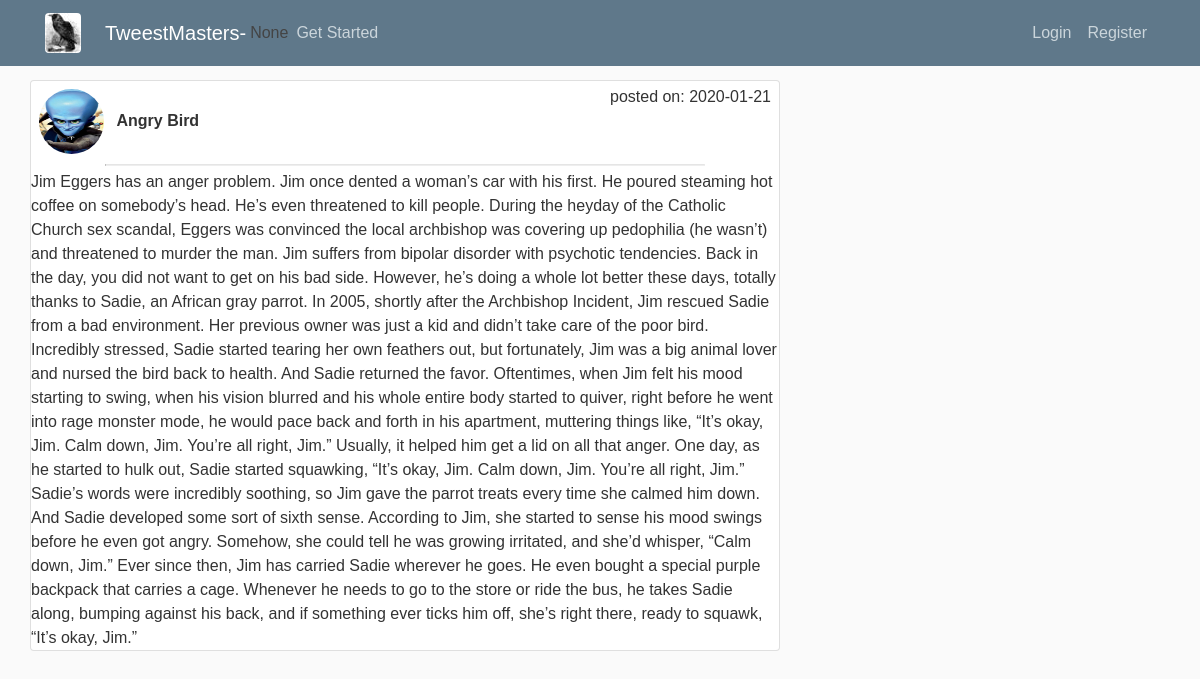
The app's page /tweest/4 with its own data.
### tweestmaster/models.py (models this page shows, shortened)
class User(db.Model, UserMixin):
    id = db.Column(db.Integer, primary_key=True)
    username = db.Column(db.String(30), nullable=False, unique=True)
    email = db.Column(db.String(100), nullable=False, unique=True)
    password = db.Column(db.String(40), nullable=False)
    image_file = db.Column(db.String(50), nullable=False, default='default.png')
    date_created = db.Column(db.DateTime, nullable=False, default=datetime.utcnow)
    reviews = db.relationship("Review", backref="review_user", lazy=True)
    tweests = db.relationship("Tweest", backref='tweest_user', lazy=True)
    articles = db.relationship("Article", backref="article_user")
    forums = db.relationship("Forum", secondary="memberships", lazy='subquery',
                             backref=db.backref("users", lazy=True))

class Tweest(db.Model, UserMixin):
    id = db.Column(db.Integer, primary_key=True)
    title = db.Column(db.String(50), nullable=False, unique=True)
    content = db.Column(db.String(1000), nullable=False, unique=True)
    date_created = db.Column(db.DateTime, nullable=False, default=datetime.utcnow)
    user_id = db.Column(db.Integer, db.ForeignKey("user.id"), nullable=False, default=1)
    forum_id = db.Column(db.Integer, db.ForeignKey("forum.id"), nullable=False, default=1)
    article_id = db.Column(db.Integer, db.ForeignKey("article.id"), nullable=False, default=1)
    sources = db.relationship("tweestsource", backref='source_tweest', lazy=True)
    reviews = db.relationship("Review", backref="review_tweest", lazy=True)

### tweestmaster/tweests/routes.py (the view)
@tweests.route("/tweest/<int:id>")
def tweest(id):
    tweest = Tweest.query.get_or_404(id) #
    tweests = Tweest.query.all()
    article_id=tweest.article_id
    reviews =tweest.reviews
    author_id = tweest.user_id
    author = User.query.filter_by(id=author_id).first()
    user_img = author.image_file
    post_date=tweest.date_created.strftime("%Y-%m-%d")
    dict_args = {
        "title":"Tweest",
        "tweest_title": tweest.title,
        "legend":"Booger",
        "tweest_id":id,
        'content': tweest.content,
        'reviews': reviews,
        "author_image":user_img,
        "post_date":post_date,
        "article_id":article_id
    }
    return render_template('tweests/tweest.html', id=id,  data=dict_args)

### tweestmaster/templates/tweests/tweest.html (shortened to what this page needs)
{% extends "layout-basic.html" %}
{% block main_content %}
<div class="card">
  <div>
    <img class="rounded-circle article-img m-2"
         src="{{ url_for('static', filename='profile_pics/'+ data['author_image'])}}">
    <strong class="mt-2">{{ data['tweest_title'] }}</strong>
    <span class="getclass float-right m-1 pr-1">posted on: <span class="blue_text">{{ data['post_date'] }}</span></span>
    <hr class="float-center">
  </div>
  <div>
    {{ data['content'] }}
  </div>
</div>
{% endblock %}

### tweestmaster/static/main.css (style rules this page uses)
body { background: #fafafa; font-family: arial; color: #333333; margin-top: 5rem; }
hr { display: block; width: 80%; margin-left: auto; margin-right: auto; overflow: hidden; border-style: inset; border-width: 1px; margin-bottom:4px; margin-top:2px; color:#ccccc3; }
.article-img { height: 65px; width: 65px; margin-right: 16px; }

### records on screen
User: image_file (placeholder picture)
Tweest: tweest_title "Angry Bird", content "Jim Eggers has an anger problem. Jim once dented a woman’s car with his first. He poured steaming hot coffee on somebody’s head. He’s even threatened to kill people. During the heyday of the Catholic Church sex scandal, Eggers was convinced the local archbishop was covering up pedophilia (he wasn’t) and threatened to murder the man. Jim suffers from bipolar disorder with psychotic tendencies. Back in the day, you did not want to get on his bad side. However, he’s doing a whole lot better these days, totally thanks to Sadie, an African gray parrot. In 2005, shortly after the Archbishop Incident, Jim rescued Sadie from a bad environment. Her previous owner was just a kid and didn’t take care…"

### other values on screen
{{ data.get('current_forum_name') }} "None"
{{ data['post_date'] }} "2020-01-21"
